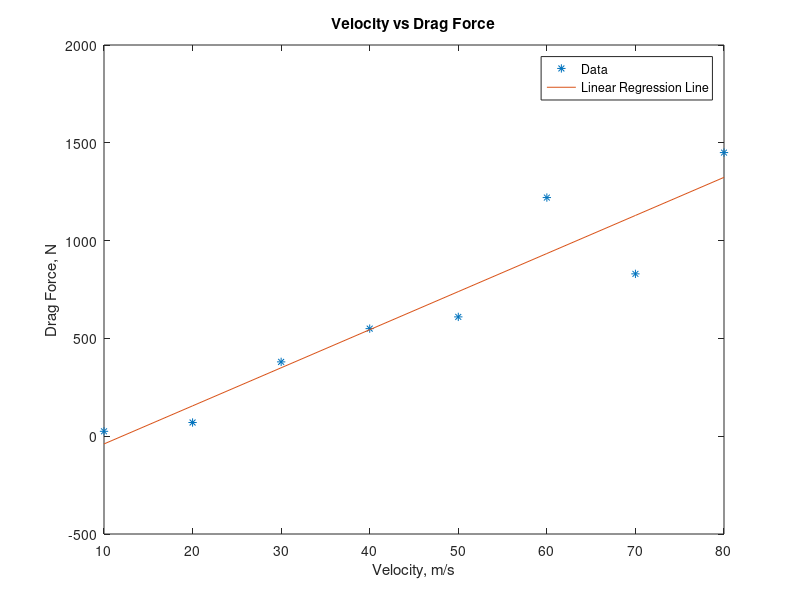

Here is the MATLAB script that generated this plot:
%A script to compute the linear regression line for the velocity data from
%class along with the correlation coefficient and a plot of the data.

%Get the data into MATLAB and store the independent (x) and dependent (y)
%data.
A=load('velocity.txt');
x=A(1,:);
y=A(2,:);

%We'll need a few values in our computations. I couldn't find a better way
%to pick off the number of data points.
xbar=mean(x);
ybar=mean(y);
n=size(A);
n=length(x)

%Compute the slope, y-intercept, and correlation coefficient using the 
%formulas from class.
m=(n*sum(x.*y)-sum(x)*sum(y))/(n*sum(x.*x)-(sum(x))^2);
b=ybar-m*xbar;
r=sqrt((sum((y-ybar).^2)-sum((y-m*x-b).^2))/(sum((y-ybar).^2)));

%Create the approximate y-values and plot them.
linreg=m*x+b;
plot(x,y,'*',x,linreg);
title('Velocity vs Drag Force');
legend('Data','Linear Regression Line');
xlabel('Velocity, m/s');
ylabel('Drag Force, N');

%I couldn't figure out a cleaner way of displaying data, but I think some
%of you do!
str1=sprintf('The slope of the regression line is %f',m);
str2=sprintf('The y-intercept of the regression line is %f',b);
str3=sprintf('The correlation coefficient is %f',r);
disp(str1)
disp(str2)
disp(str3)
